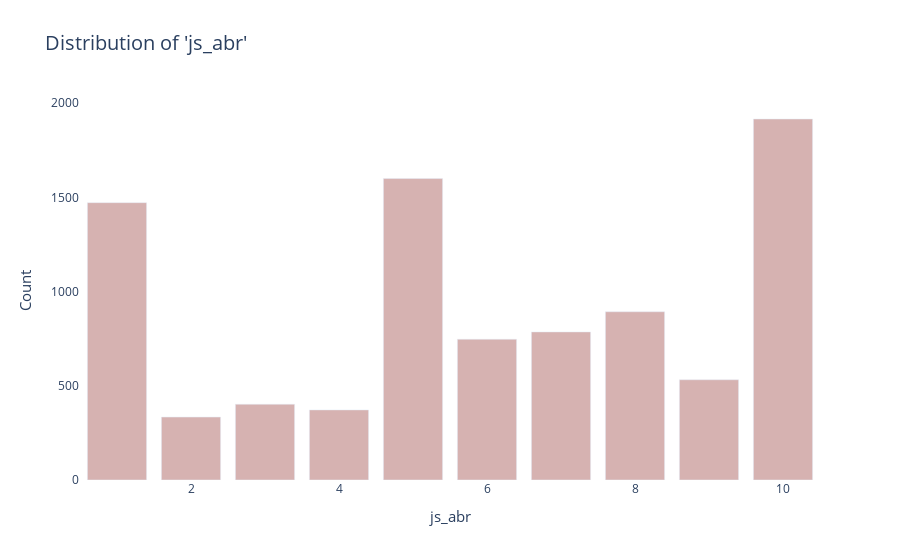
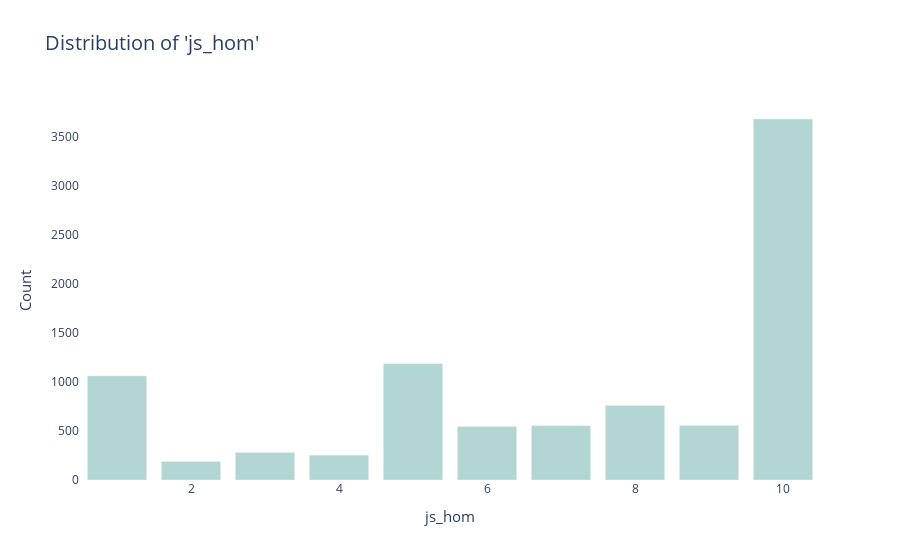
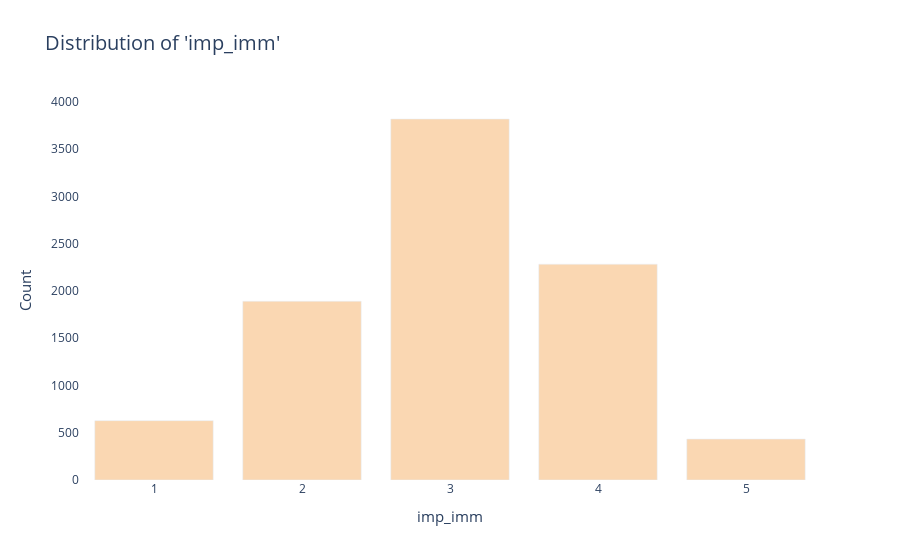

Notebook code cell kept with these figures, in order:
### Code cell
import matplotlib.pyplot as plt
import seaborn as sns
import plotly.express as px

fig_abr = px.bar(dfEU['js_abr'].value_counts().reset_index(), 
                 x='index', y='js_abr',
                 title="Distribution of 'js_abr'",
                 labels={'index': 'js_abr', 'js_abr': 'Count'},
                 color_discrete_sequence=['#D6B2B1'])
fig_abr.update_layout(
    title_font_size=20, 
    xaxis_title_font_size=15, 
    yaxis_title_font_size=15,
    plot_bgcolor='rgba(0,0,0,0)'
)
fig_abr.show()

# Bar plot for 'js_hom'
fig_hom = px.bar(dfEU['js_hom'].value_counts().reset_index(), 
                 x='index', y='js_hom',
                 title="Distribution of 'js_hom'",
                 labels={'index': 'js_hom', 'js_hom': 'Count'},
                 color_discrete_sequence=['#B1D6D4'])
fig_hom.update_layout(
    title_font_size=20, 
    xaxis_title_font_size=15, 
    yaxis_title_font_size=15,
    plot_bgcolor='rgba(0,0,0,0)'
)
fig_hom.show()

# Bar plot for 'imp_imm'
fig_imm = px.bar(dfEU['imp_imm'].value_counts().reset_index(), 
                 x='index', y='imp_imm',
                 title="Distribution of 'imp_imm'",
                 labels={'index': 'imp_imm', 'imp_imm': 'Count'},
                 color_discrete_sequence=['#FAD7B2'])
fig_imm.update_layout(
    title_font_size=20, 
    xaxis_title_font_size=15, 
    yaxis_title_font_size=15,
    plot_bgcolor='rgba(0,0,0,0)'
)
fig_imm.show()

### Figure 1 — Plotly figure (JSON) as saved in the notebook; plotly's stock layout.template omitted (floating-point values rounded to 4 significant figures)
{"data": [{"alignmentgroup": "True", "hovertemplate": "js_abr=%{x}<br>Count=%{y}<extra></extra>", "legendgroup": "", "marker": {"color": "#D6B2B1", "pattern": {"shape": ""}}, "name": "", "offsetgroup": "", "orientation": "v", "showlegend": false, "textposition": "auto", "type": "bar", "x": [10, 5, 1, 8, 7, 6, 9, 3, 4, 2], "xaxis": "x", "y": [1916, 1600, 1472, 893, 786, 747, 532, 402, 372, 334], "yaxis": "y"}], "layout": {"barmode": "relative", "legend": {"tracegroupgap": 0}, "plot_bgcolor": "rgba(0,0,0,0)", "title": {"font": {"size": 20}, "text": "Distribution of 'js_abr'"}, "xaxis": {"anchor": "y", "domain": [0, 1], "title": {"font": {"size": 15}, "text": "js_abr"}}, "yaxis": {"anchor": "x", "domain": [0, 1], "title": {"font": {"size": 15}, "text": "Count"}}}}

### Figure 2 — Plotly figure (JSON) as saved in the notebook; plotly's stock layout.template omitted (floating-point values rounded to 4 significant figures)
{"data": [{"alignmentgroup": "True", "hovertemplate": "js_hom=%{x}<br>Count=%{y}<extra></extra>", "legendgroup": "", "marker": {"color": "#B1D6D4", "pattern": {"shape": ""}}, "name": "", "offsetgroup": "", "orientation": "v", "showlegend": false, "textposition": "auto", "type": "bar", "x": [10, 5, 1, 8, 9, 7, 6, 3, 4, 2], "xaxis": "x", "y": [3677, 1184, 1060, 759, 554, 553, 545, 280, 253, 189], "yaxis": "y"}], "layout": {"barmode": "relative", "legend": {"tracegroupgap": 0}, "plot_bgcolor": "rgba(0,0,0,0)", "title": {"font": {"size": 20}, "text": "Distribution of 'js_hom'"}, "xaxis": {"anchor": "y", "domain": [0, 1], "title": {"font": {"size": 15}, "text": "js_hom"}}, "yaxis": {"anchor": "x", "domain": [0, 1], "title": {"font": {"size": 15}, "text": "Count"}}}}

### Figure 3 — Plotly figure (JSON) as saved in the notebook; plotly's stock layout.template omitted (floating-point values rounded to 4 significant figures)
{"data": [{"alignmentgroup": "True", "hovertemplate": "imp_imm=%{x}<br>Count=%{y}<extra></extra>", "legendgroup": "", "marker": {"color": "#FAD7B2", "pattern": {"shape": ""}}, "name": "", "offsetgroup": "", "orientation": "v", "showlegend": false, "textposition": "auto", "type": "bar", "x": [3, 4, 2, 1, 5], "xaxis": "x", "y": [3819, 2283, 1891, 628, 433], "yaxis": "y"}], "layout": {"barmode": "relative", "legend": {"tracegroupgap": 0}, "plot_bgcolor": "rgba(0,0,0,0)", "title": {"font": {"size": 20}, "text": "Distribution of 'imp_imm'"}, "xaxis": {"anchor": "y", "domain": [0, 1], "title": {"font": {"size": 15}, "text": "imp_imm"}}, "yaxis": {"anchor": "x", "domain": [0, 1], "title": {"font": {"size": 15}, "text": "Count"}}}}
